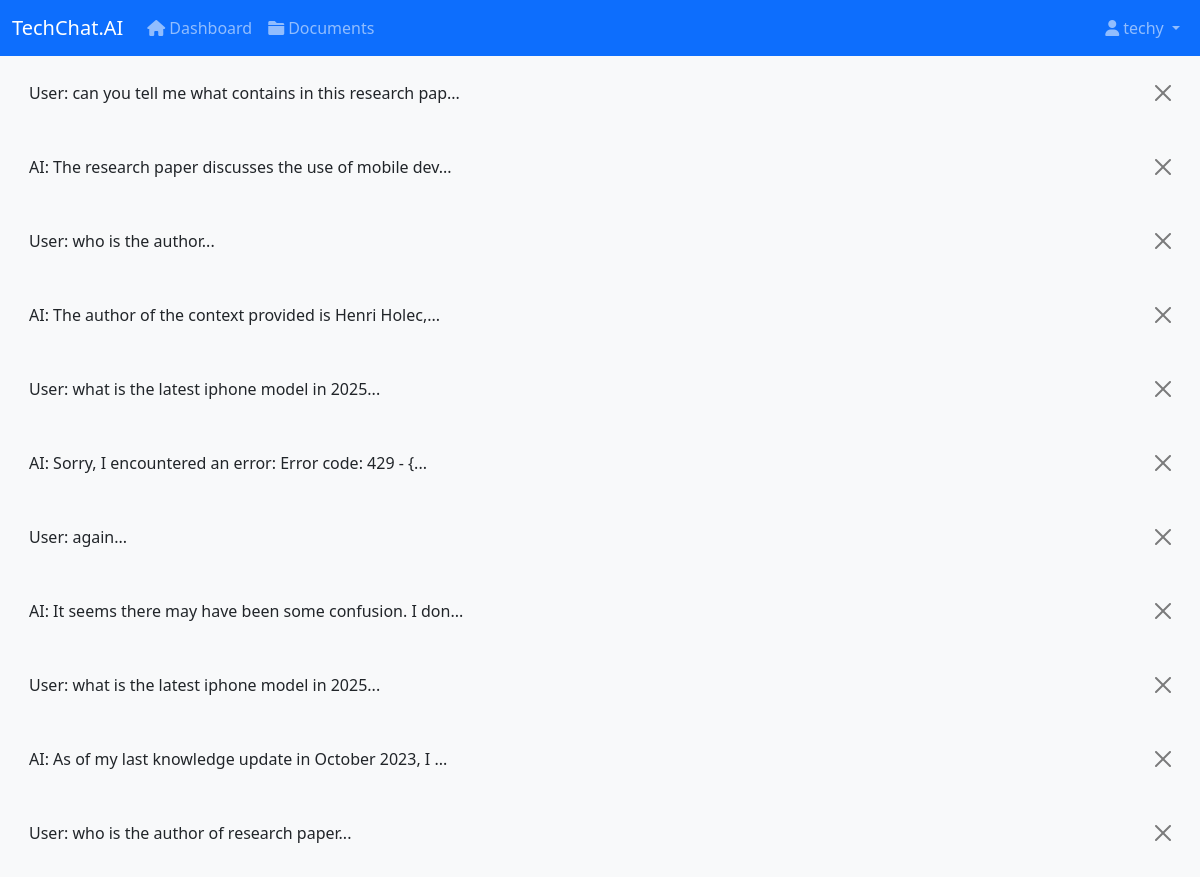
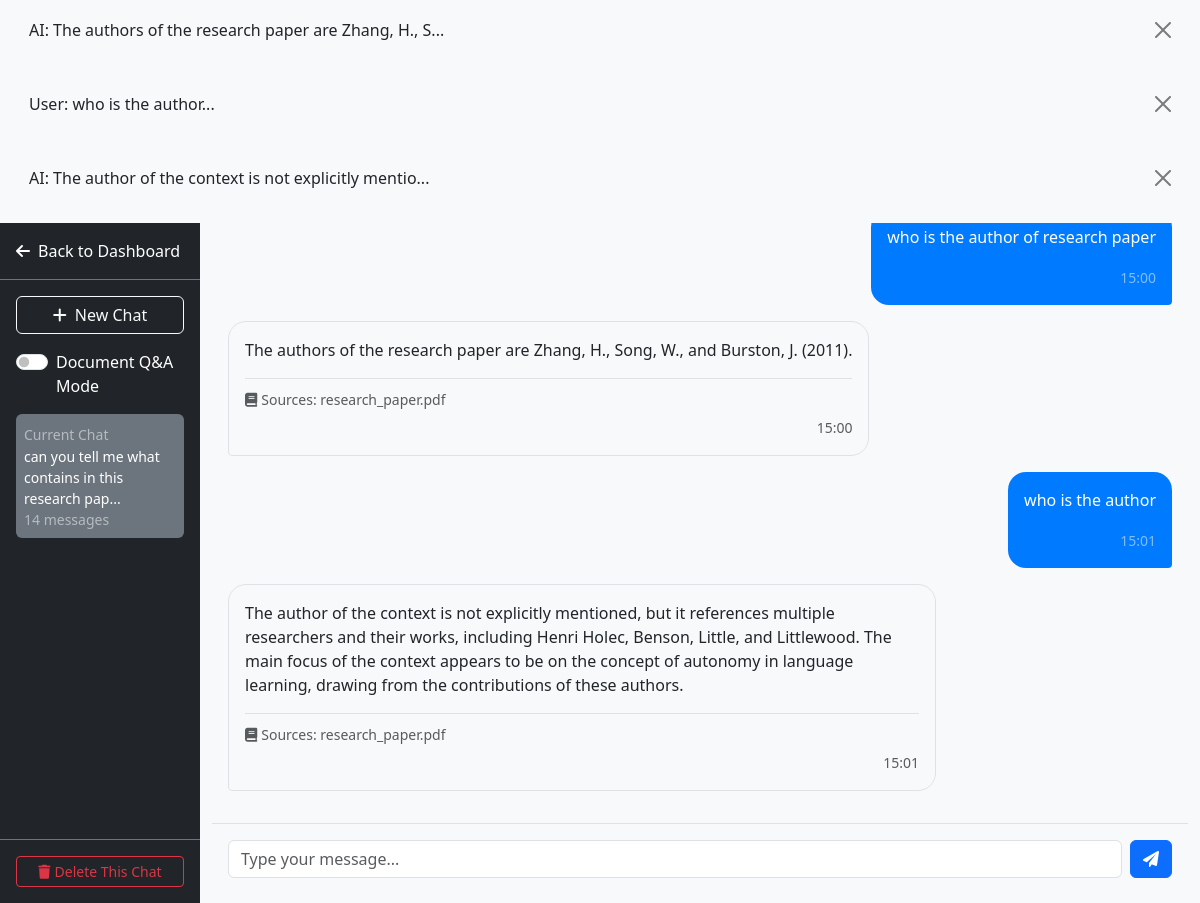
The page /chat/thread/5/ (signed in) on the database its author committed (2 pictures, top to bottom).
### chat/models.py (models this page shows, shortened)
class Message(models.Model):
    thread = models.ForeignKey(ChatThread, on_delete=models.CASCADE, related_name='messages')
    content = models.TextField()
    is_user = models.BooleanField(default=True)
    timestamp = models.DateTimeField(default=timezone.now)
    is_rag_response = models.BooleanField(default=False)
    source_documents = models.JSONField(blank=True, null=True)
    class Meta:
        ordering = ['timestamp']
    def __str__(self):
        return f"{'User' if self.is_user else 'AI'}: {self.content[:50]}..."

class ChatThread(models.Model):
    user = models.ForeignKey(User, on_delete=models.CASCADE)
    title = models.CharField(max_length=200, blank=True)
    created_at = models.DateTimeField(default=timezone.now)
    updated_at = models.DateTimeField(auto_now=True)
    class Meta:
        ordering = ['-updated_at']

### chat/views.py (the view)
# urls.py: path('thread/', views.chat_thread, name='new_thread'),
@login_required
def chat_thread(request, thread_id=None):
    if thread_id:
        thread = get_object_or_404(ChatThread, id=thread_id, user=request.user)
        messages_list = thread.messages.all()
    else:
        thread = ChatThread.objects.create(user=request.user, title="New Conversation")
        messages_list = []
    collections = DocumentCollection.objects.filter(
        user=request.user, documents__processed=True
    ).distinct()
    return render(request, 'chat/thread.html', {
        'thread': thread,
        'messages': messages_list,
        'collections': collections
    })

### templates/chat/thread.html (shortened to what this page needs)
{% extends 'base.html' %}
{% block content %}
<div class="container-fluid h-100">
    <div class="row h-100">
        <div class="col-md-3 col-lg-2 bg-dark text-white p-0" id="sidebar">
            <div class="d-flex flex-column h-100">
                <div class="p-3 border-bottom border-secondary">
                    <a href="{% url 'dashboard' %}" class="text-white text-decoration-none">
                        <i class="fas fa-arrow-left me-2"></i>Back to Dashboard
                    </a>
                </div>
                <div class="p-3">
                    <a href="{% url 'new_thread' %}" class="btn btn-outline-light w-100">
                        <i class="fas fa-plus me-2"></i>New Chat
                    </a>
                </div>
                <div class="px-3">
                    <div class="form-check form-switch mb-3">
                        <input class="form-check-input" type="checkbox" id="ragToggle">
                        <label class="form-check-label text-white" for="ragToggle">
                            Document Q&A Mode
                        </label>
                    </div>
                </div>
                <div class="px-3 mb-3">
                    <div class="bg-secondary p-2 rounded">
                        <small class="text-white-50">Current Chat</small>
                        <div class="text-white small fw-medium">{{ thread.title|default:"New Conversation" }}</div>
                        <div class="text-white-50 small">{{ thread.messages.count }} messages</div>
                    </div>
                </div>
                <div class="mt-auto p-3 border-top border-secondary">
                    <button class="btn btn-outline-danger btn-sm w-100" id="deleteCurrentChatBtn"
                            data-thread-id="{{ thread.id }}">
                        <i class="fas fa-trash me-1"></i>Delete This Chat
                    </button>
                </div>
            </div>
        </div>
        <div class="col-md-9 col-lg-10 d-flex flex-column chat-container">
            <div class="messages-area p-3" id="messagesArea">
                {% for message in messages %}
                <div class="d-flex {% if message.is_user %}justify-content-end{% else %}justify-content-start{% endif %} mb-3">
                    <div class="message-bubble p-3 {% if message.is_user %}user-message{% else %}ai-message{% endif %}">
                        <div class="message-content">{{ message.content|linebreaks }}</div>
                        {% if message.source_documents %}
                        <div class="mt-2 pt-2 border-top">
                            <small class="text-muted">
                                <i class="fas fa-book me-1"></i>Sources:
                                {% for source in message.source_documents %}
                                    {{ source.filename }}{% if not forloop.last %}, {% endif %}
                                {% endfor %}
                            </small>
                        </div>
                        {% endif %}
                        <div class="text-end mt-1">
                            <small class="{% if message.is_user %}text-white-50{% else %}text-muted{% endif %}">
                                {{ message.timestamp|date:"H:i" }}
                            </small>
                        </div>
                    </div>
                </div>
                {% empty %}
                <div class="text-center text-muted py-5">
                    <i class="fas fa-robot fa-3x mb-3"></i>
                    <h5>Start a conversation</h5>
                    <p>Type your message below to begin chatting with the AI assistant</p>
                </div>
                {% endfor %}
            </div>
            <div class="p-3 border-top">
                <form id="chatForm" class="d-flex gap-2">
                    <div class="flex-grow-1">
                        <textarea id="messageInput" class="form-control" rows="1"
                                  placeholder="Type your message..." required
                                  style="resize: none; min-height: 38px; max-height: 120px;"></textarea>
                    </div>
                    <button type="submit" class="btn btn-primary" id="sendButton">
                        <i class="fas fa-paper-plane"></i>
                    </button>
                </form>
            </div>
        </div>
    </div>
</div>
{% endblock %}

### templates/base.html (shortened to what this page needs)
<!DOCTYPE html>
<html lang="en">
<head>
    <link href="https://cdn.jsdelivr.net/npm/bootstrap@5.3.2/dist/css/bootstrap.min.css" rel="stylesheet">
    <link rel="stylesheet" href="https://cdnjs.cloudflare.com/ajax/libs/font-awesome/6.0.0/css/all.min.css">
</head>
<body class="bg-light">
    {% if user.is_authenticated %}
    <nav class="navbar navbar-expand-lg navbar-dark bg-primary">
        <div class="container-fluid">
            <a class="navbar-brand" href="{% url 'dashboard' %}">
                TechChat.AI
            </a>
            <div class="collapse navbar-collapse" id="navbarNav">
                <ul class="navbar-nav me-auto">
                    <li class="nav-item">
                        <a class="nav-link" href="{% url 'dashboard' %}">
                            <i class="fas fa-home me-1"></i>Dashboard
                        </a>
                    </li>
                    <li class="nav-item">
                        <a class="nav-link" href="{% url 'documents' %}">
                            <i class="fas fa-folder me-1"></i>Documents
                        </a>
                    </li>
                </ul>
                <div class="navbar-nav">
                    <div class="nav-item dropdown">
                        <a class="nav-link dropdown-toggle" href="#" role="button" data-bs-toggle="dropdown">
                            <i class="fas fa-user me-1"></i>{{ user.username }}
                        </a>
                    </div>
                </div>
            </div>
        </div>
    </nav>
    {% endif %}
    {% if messages %}
    <div class="container-fluid mt-2">
        {% for message in messages %}
        <div class="alert alert-{% if message.tags == 'error' %}danger{% else %}{{ message.tags }}{% endif %} alert-dismissible fade show" role="alert">
            {{ message }}
            <button type="button" class="btn-close" data-bs-dismiss="alert"></button>
        </div>
        {% endfor %}
    </div>
    {% endif %}
    <main>
        {% block content %}
        {% endblock %}
    </main>
</body>
</html>

### templates/base.html (style rules this page uses)
.chat-container { height: calc(100vh - 120px); }
.messages-area { height: calc(100% - 80px); overflow-y: auto; }
.message-bubble { max-width: 70%; word-wrap: break-word; }
.user-message { background-color: #007bff; color: white; border-radius: 18px 18px 4px 18px; }
.ai-message { background-color: #f8f9fa; border: 1px solid #dee2e6; border-radius: 18px 18px 18px 4px; }

### templates/chat/thread.html (style rules this page uses)
.messages-area { overflow-y: auto; scroll-behavior: smooth; }
.message-bubble { max-width: 75%; word-wrap: break-word; }
#messageInput { transition: height 0.2s ease; }

### rows shown on the page
Message: is_user+content "User: can you tell me what contains in this research pap..."
Message: is_user+content "AI: The research paper discusses the use of mobile dev..."
Message: is_user+content "User: who is the author..."
Message: is_user+content "AI: The author of the context provided is Henri Holec,..."
Message: is_user+content "User: what is the latest iphone model in 2025..."
Message: is_user+content "AI: Sorry, I encountered an error: Error code: 429 - {..."
Message: is_user+content "User: again..."
Message: is_user+content "AI: It seems there may have been some confusion. I don..."
Message: is_user+content "User: what is the latest iphone model in 2025..."
Message: is_user+content "AI: As of my last knowledge update in October 2023, I ..."
Message: is_user+content "User: who is the author of research paper...", content "who is the author of research paper", timestamp "15:00"
Message: is_user+content "AI: The authors of the research paper are Zhang, H., S...", content "The authors of the research paper are Zhang, H., Song, W., and Burston, J. (2011).", filename "research_paper.pdf", timestamp "15:00"
Message: is_user+content "User: who is the author...", content "who is the author", timestamp "15:01"
Message: is_user+content "AI: The author of the context is not explicitly mentio...", content "The author of the context is not explicitly mentioned, but it references multiple researchers and their works, including Henri Holec, Benson, Little, and Littlewood. The main focus of the context appears to be on the concept of autonomy in language learning, drawing from the contributions of these authors.", filename "research_paper.pdf", timestamp "15:01"
ChatThread: title "can you tell me what contains in this research pap...", messages.count "14"

### other values the page prints
{{ user.username }} "techy"
